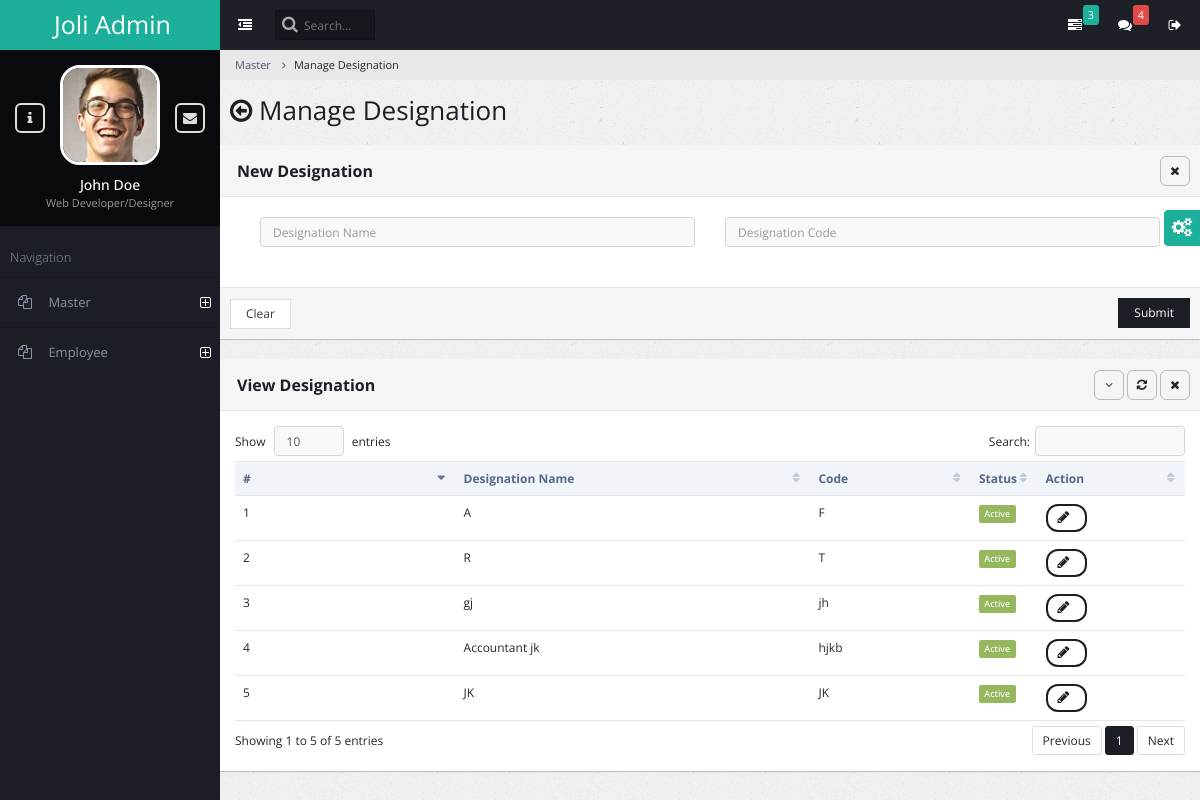
The page /admin_master_des/ on the database its author committed.
### admin_general/models.py (models this page shows)
class Designation(models.Model):
  Designation_Name = models.CharField(max_length=255)
  Designation_Code = models.CharField(max_length=255)
  Status = models.BooleanField(default=True)

### admin_general/views.py (the view, shortened to what this page needs)
# urls.py: path('admin_master_des/', views.admin_master_des,name='admin_master_designation'),
def admin_master_des(request):
      error=""
      success=""
      designations = Designation.objects.all()
      return render(request, 'admin_master_designation.html', {'designations': designations,'error_msg':error,'success_msg':success})

### admin_general/templates/admin_master_designation.html (shortened to what this page needs)
{% extends "base.html" %}
{% block content %}
<ul class="breadcrumb">
    <li><a href="#">Master</a></li>
    <li class="active">Manage Designation</li>
</ul>
<div class="content-frame-top">
    <div class="page-title">
        <h2><span class="fa fa-arrow-circle-o-left"></span> Manage Designation</h2>
    </div>
</div>
<form method="post" action="{% url 'admin_master_designation' %}">
<div class="panel panel-default">
    <div class="panel-heading ui-draggable-handle">
        <h1 class="panel-title"><strong></strong><b>New Designation</b></h1>
        <ul class="panel-controls">
            <li><a href="#" class="panel-remove"><span class="fa fa-times"></span></a></li>
        </ul>
    </div>
    <div class="panel-body">
        <div class="block">
            <div class="col-md-6">
                <div>
                    <input type="text" name="designation_name" placeholder="Designation Name" class="form-control" autofocus required>
                </div>
            </div>
            <div class="col-md-6">
                <div>
                    <input type="text" name="designation_code" placeholder="Designation Code" class="form-control" required>
                </div>
            </div>
        </div>
    </div>
    <div class="panel-footer">
        <input type="reset" class="btn btn-default" value="Clear">
        <button class="btn btn-primary pull-right">Submit</button>
    </div>
</div>
</form>
<div class="panel panel-default">
    <div class="panel-heading ui-draggable-handle">
        <h1 class="panel-title"><b>View Designation</b></h1>
        <ul class="panel-controls">
            <li><a href="#" class="panel-collapse"><span class="fa fa-angle-down"></span></a></li>
            <li><a href="#" class="panel-refresh"><span class="fa fa-refresh"></span></a></li>
            <li><a href="#" class="panel-remove"><span class="fa fa-times"></span></a></li>
        </ul>
    </div>
    <div class="panel-body">
        <table class="table datatable dataTable no-footer" id="DataTables_Table_0" role="grid" aria-describedby="DataTables_Table_0_info">
            <thead>
                <tr role="row"><th class="sorting_asc" tabindex="0" aria-controls="DataTables_Table_0" rowspan="1" colspan="1" aria-sort="ascending" aria-label="Name: activate to sort column ascending" style="width: 198px;">#</th><th class="sorting" tabindex="0" aria-controls="DataTables_Table_0" rowspan="1" colspan="1" aria-label="Position: activate to sort column ascending" style="width: 309px;">Designation Name</th><th class="sorting" tabindex="0" aria-controls="DataTables_Table_0" rowspan="1" colspan="1" aria-label="Office: activate to sort column ascending" style="width: 148px;">Code</th><th class="sorting" tabindex="0" aria-controls="DataTables_Table_0" rowspan="1" colspan="1" aria-label="Age: activate to sort column ascending" style="width: 70px;">Status</th><th class="sorting" tabindex="0" aria-controls="DataTables_Table_0" rowspan="1" colspan="1" aria-label="Start date: activate to sort column ascending" style="width: 137px;">Action</th></tr>
            </thead>
            <tbody>
            {% for designation in designations %}
                <tr role="row" class="odd">
                    <td class="sorting_1">{{forloop.counter}}</td>
                    <td>{{designation.Designation_Name}}</td>
                    <td>{{designation.Designation_Code}}</td>
                    <td>{% if designation.Status %}<span class="label label-success">Active</span>{% else %}<span class="label label-danger">Deactive</span>{% endif %}</td>
                        <td>
                            <button class="btn btn-primary btn-rounded" onclick="edit_des({{designation.id}})"><span id="spinner{{designation.id}}" class="fa fa-pencil"></span></button>
                        </td>
                    </tr>
            {% endfor %}
            </tbody>
        </table>
    </div>
</div>
{% endblock content %}

### rows shown on the page
Designation: Designation_Name "A", Designation_Code "F", Status "Active"
Designation: Designation_Name "R", Designation_Code "T", Status "Active"
Designation: Designation_Name "gj", Designation_Code "jh", Status "Active"
Designation: Designation_Name "Accountant jk", Designation_Code "hjkb", Status "Active"
Designation: Designation_Name "JK", Designation_Code "JK", Status "Active"
